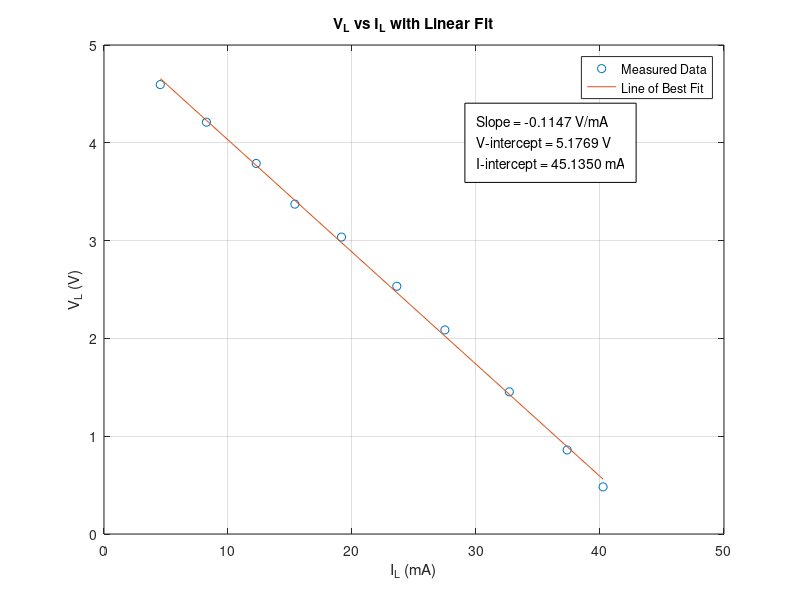

The MATLAB script that drew this image:
% Experimental Results
IL = [40.25, 37.349, 32.687, 27.490, 23.612, 19.152, 15.393, 12.277, 8.262, 4.539]; % in Amps
VL = [0.4821, 0.8591, 1.454, 2.087, 2.533, 3.036, 3.373, 3.789, 4.211, 4.595]; % in Volts

p = polyfit(IL, VL, 1); % eq for line of best fit
VL_fit = polyval(p, IL);
slope = p(1);
y_intercept = p(2);
x_intercept = -y_intercept / slope;

figure;
plot (IL, VL, 'o')
hold on
plot(IL, VL_fit)
hold off

xlabel('I_L (mA)');
ylabel('V_L (V)');
title('V_L vs I_L with Linear Fit');
legend('Measured Data', 'Line of Best Fit', 'Location', 'northeast');
grid on;

text(30, 4.0, sprintf(['Slope = %.4f V/mA\n' ...
                       'V-intercept = %.4f V\n' ...
                       'I-intercept = %.4f mA'], ...
                       slope, y_intercept, x_intercept), ...
     'Color', 'black', ...
     'BackgroundColor', 'white', ...
     'EdgeColor', 'black', ...
     'Margin', 8);
